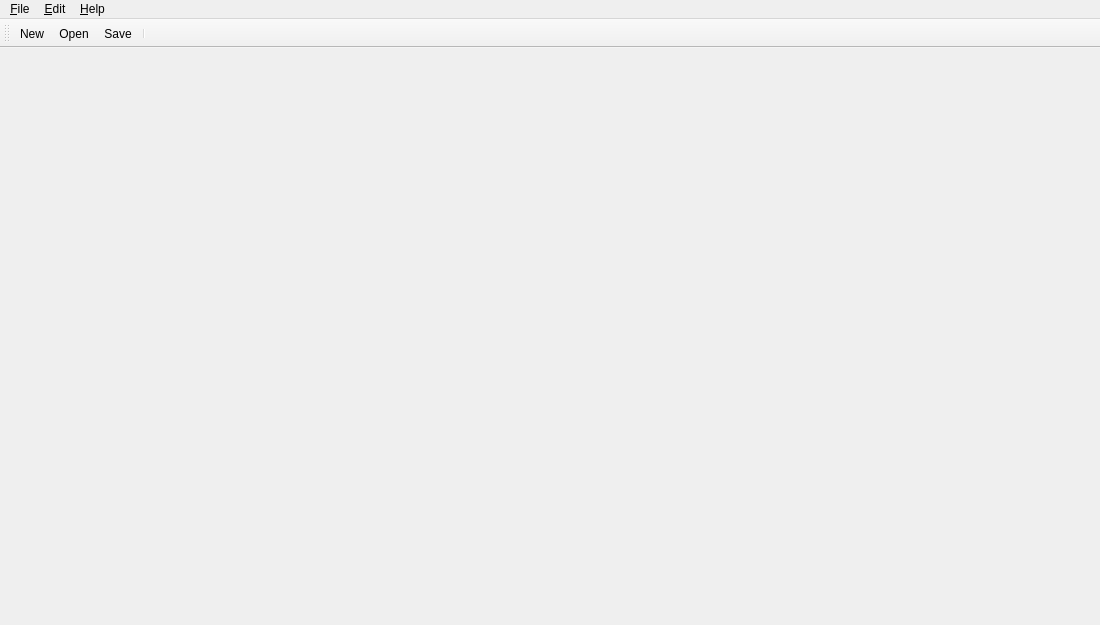
<?xml version="1.0" encoding="UTF-8"?>
<ui version="4.0">
 <class>MSIMMainWindow</class>
 <widget class="QMainWindow" name="MSIMMainWindow">
  <property name="geometry">
   <rect>
    <x>0</x>
    <y>0</y>
    <width>1100</width>
    <height>625</height>
   </rect>
  </property>
  <widget class="QWidget" name="centralWidget"/>
  <widget class="QMenuBar" name="menuBar">
   <property name="geometry">
    <rect>
     <x>0</x>
     <y>0</y>
     <width>1100</width>
     <height>25</height>
    </rect>
   </property>
   <widget class="QMenu" name="menu_File">
    <property name="title">
     <string>&amp;File</string>
    </property>
    <addaction name="actionFileNew"/>
    <addaction name="actionFileOpen"/>
    <addaction name="actionFileReload"/>
    <addaction name="actionFileRecentProjects"/>
    <addaction name="actionFileSave"/>
    <addaction name="actionFileSaveAs"/>
    <addaction name="actionFileClose"/>
    <addaction name="separator"/>
    <addaction name="actionFileExport"/>
    <addaction name="separator"/>
    <addaction name="actionFileQuit"/>
   </widget>
   <widget class="QMenu" name="menu_Edit">
    <property name="title">
     <string>&amp;Edit</string>
    </property>
    <widget class="QMenu" name="menuLanguage">
     <property name="title">
      <string>Application language</string>
     </property>
    </widget>
    <addaction name="actionEditTextEditProject"/>
    <addaction name="separator"/>
    <addaction name="actionEditPreferences"/>
    <addaction name="menuLanguage"/>
   </widget>
   <widget class="QMenu" name="menu_Help">
    <property name="title">
     <string>&amp;Help</string>
    </property>
    <addaction name="actionHelpAboutMasterSim"/>
    <addaction name="actionHelpAboutQt"/>
   </widget>
   <addaction name="menu_File"/>
   <addaction name="menu_Edit"/>
   <addaction name="menu_Help"/>
  </widget>
  <widget class="QToolBar" name="toolBar">
   <property name="windowTitle">
    <string>toolBar</string>
   </property>
   <attribute name="toolBarArea">
    <enum>TopToolBarArea</enum>
   </attribute>
   <attribute name="toolBarBreak">
    <bool>false</bool>
   </attribute>
   <addaction name="actionFileNew"/>
   <addaction name="actionFileOpen"/>
   <addaction name="actionFileSave"/>
   <addaction name="separator"/>
  </widget>
  <action name="actionFileNew">
   <property name="icon">
    <iconset resource="../resources/MasterSimulator.qrc">
     <normaloff>:/gfx/actions/24x24/filenew.png</normaloff>:/gfx/actions/24x24/filenew.png</iconset>
   </property>
   <property name="text">
    <string>New...</string>
   </property>
   <property name="toolTip">
    <string>Creates a new project</string>
   </property>
   <property name="shortcut">
    <string>Ctrl+N</string>
   </property>
  </action>
  <action name="actionFileOpen">
   <property name="icon">
    <iconset resource="../resources/MasterSimulator.qrc">
     <normaloff>:/gfx/actions/24x24/fileopen.png</normaloff>:/gfx/actions/24x24/fileopen.png</iconset>
   </property>
   <property name="text">
    <string>Open...</string>
   </property>
   <property name="toolTip">
    <string>Opens a project file.</string>
   </property>
   <property name="shortcut">
    <string>Ctrl+O</string>
   </property>
  </action>
  <action name="actionFileSave">
   <property name="icon">
    <iconset resource="../resources/MasterSimulator.qrc">
     <normaloff>:/gfx/actions/24x24/filesave.png</normaloff>:/gfx/actions/24x24/filesave.png</iconset>
   </property>
   <property name="text">
    <string>Save</string>
   </property>
   <property name="toolTip">
    <string>Saves current changes.</string>
   </property>
   <property name="shortcut">
    <string>Ctrl+S</string>
   </property>
  </action>
  <action name="actionFileSaveAs">
   <property name="text">
    <string>Save as...</string>
   </property>
   <property name="toolTip">
    <string>Saves project under new name.</string>
   </property>
   <property name="shortcut">
    <string>Ctrl+Shift+S</string>
   </property>
  </action>
  <action name="actionFileExport">
   <property name="text">
    <string>Export project package...</string>
   </property>
   <property name="toolTip">
    <string>Exports project as package.</string>
   </property>
   <property name="shortcut">
    <string>Ctrl+E</string>
   </property>
  </action>
  <action name="actionFileClose">
   <property name="text">
    <string>Close</string>
   </property>
   <property name="toolTip">
    <string>Closes current project.</string>
   </property>
  </action>
  <action name="actionFileQuit">
   <property name="text">
    <string>Quit</string>
   </property>
   <property name="toolTip">
    <string>Quits the application.</string>
   </property>
   <property name="shortcut">
    <string>Ctrl+Q</string>
   </property>
   <property name="menuRole">
    <enum>QAction::QuitRole</enum>
   </property>
  </action>
  <action name="actionFileRecentProjects">
   <property name="text">
    <string>Recent projects</string>
   </property>
  </action>
  <action name="actionEditTextEditProject">
   <property name="icon">
    <iconset resource="../resources/MasterSimulator.qrc">
     <normaloff>:/gfx/actions/24x24/edit.png</normaloff>:/gfx/actions/24x24/edit.png</iconset>
   </property>
   <property name="text">
    <string>Open project in text editor</string>
   </property>
   <property name="toolTip">
    <string>Opens the project file in a text editor</string>
   </property>
   <property name="shortcut">
    <string>F2</string>
   </property>
  </action>
  <action name="actionHelpAboutQt">
   <property name="text">
    <string>About Qt...</string>
   </property>
   <property name="menuRole">
    <enum>QAction::AboutQtRole</enum>
   </property>
  </action>
  <action name="actionHelpAboutMasterSim">
   <property name="text">
    <string>About MasterSimulator...</string>
   </property>
   <property name="menuRole">
    <enum>QAction::AboutRole</enum>
   </property>
  </action>
  <action name="actionEditPreferences">
   <property name="icon">
    <iconset resource="../resources/MasterSimulator.qrc">
     <normaloff>:/gfx/actions/24x24/edit.png</normaloff>:/gfx/actions/24x24/edit.png</iconset>
   </property>
   <property name="text">
    <string>Preferences...</string>
   </property>
   <property name="menuRole">
    <enum>QAction::PreferencesRole</enum>
   </property>
  </action>
  <action name="actionFileReload">
   <property name="icon">
    <iconset resource="../resources/MasterSimulator.qrc">
     <normaloff>:/gfx/actions/24x24/reload.png</normaloff>:/gfx/actions/24x24/reload.png</iconset>
   </property>
   <property name="text">
    <string>Reload project</string>
   </property>
   <property name="toolTip">
    <string>Reloads the current project</string>
   </property>
  </action>
  <action name="actionViewSlaves">
   <property name="checkable">
    <bool>true</bool>
   </property>
   <property name="text">
    <string>FMUs and Simulators</string>
   </property>
  </action>
  <action name="actionViewConnections">
   <property name="checkable">
    <bool>true</bool>
   </property>
   <property name="text">
    <string>Connections</string>
   </property>
  </action>
  <action name="actionViewSimulation">
   <property name="checkable">
    <bool>true</bool>
   </property>
   <property name="text">
    <string>Simulation Settings</string>
   </property>
   <property name="toolTip">
    <string>Simulation/Project settings</string>
   </property>
  </action>
 </widget>
 <layoutdefault spacing="6" margin="11"/>
 <resources>
  <include location="../resources/MasterSimulator.qrc"/>
 </resources>
 <connections/>
</ui>
